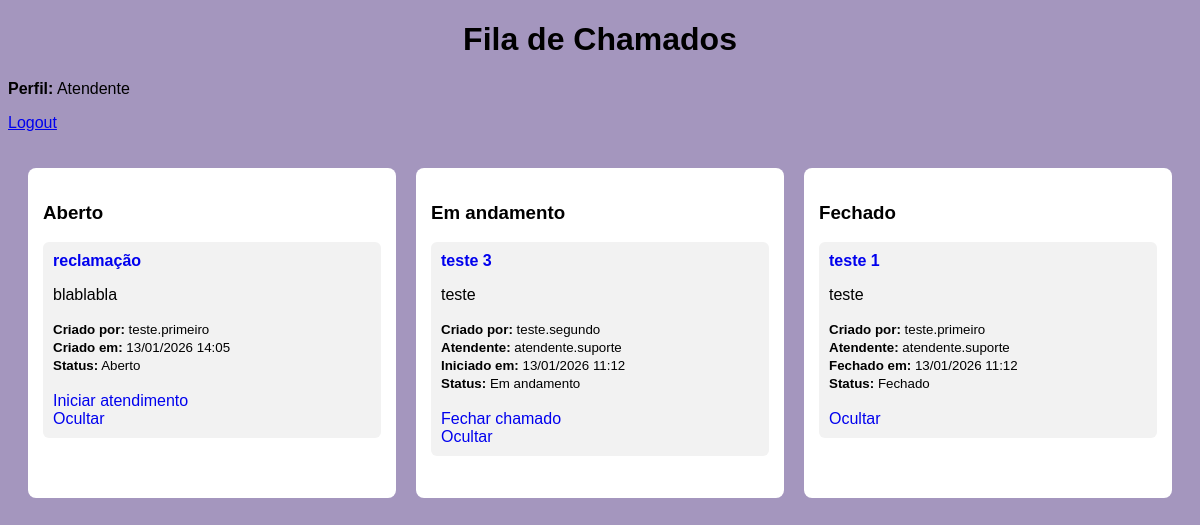
The app's page /fila (signed in), older data.
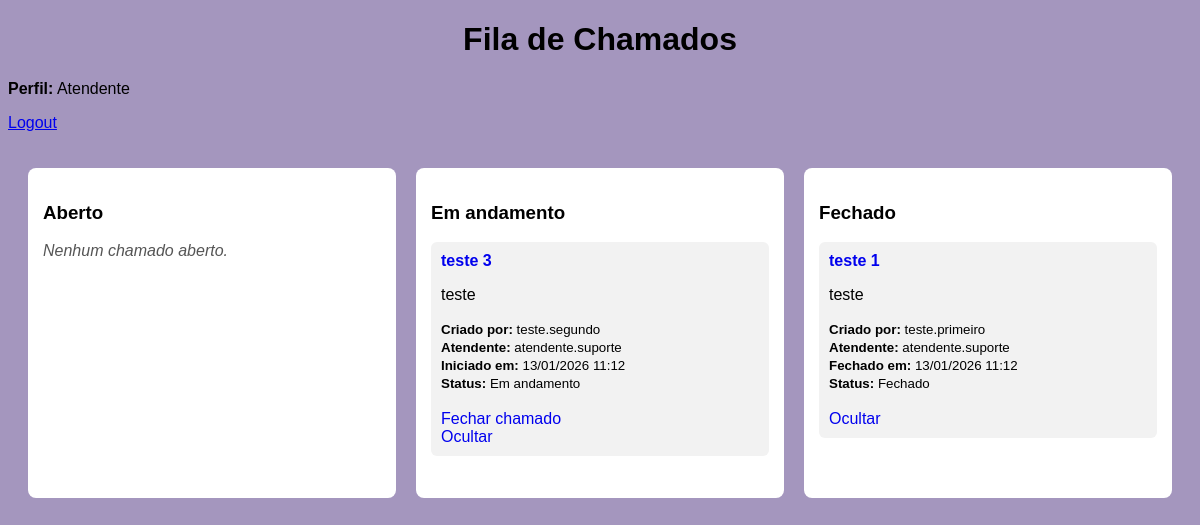
The same page, newer data.
### tables this page shows
CREATE TABLE tickets (
    id INTEGER PRIMARY KEY AUTOINCREMENT, -- ID único do chamado (auto incremento)

    titulo TEXT NOT NULL,                 -- Título do chamado
    descricao TEXT NOT NULL,              -- Descrição do problema

    status TEXT NOT NULL,                 -- Status do ticket: Aberto | Em andamento | Fechado

    user_id INTEGER NOT NULL,             -- ID do usuário que criou o chamado

    attendant_id INTEGER,                 -- ID do atendente responsável (pode ser NULL)

    created_at TEXT NOT NULL,             -- Data/hora de criação do chamado

    started_at TEXT,                      -- Data/hora de início do atendimento (pode ser NULL)
    closed_at TEXT,                       -- Data/hora de fechamento (pode ser NULL)

    is_hidden INTEGER NOT NULL,           -- 0 = visível | 1 = oculto (soft delete)

    hidden_by INTEGER,                    -- ID de quem ocultou (atendente/admin)
    hidden_at TEXT                        -- Data/hora que foi ocultado
);

CREATE TABLE users (
    id INTEGER PRIMARY KEY AUTOINCREMENT,
    username TEXT NOT NULL UNIQUE,
    email TEXT,
    senha TEXT NOT NULL,
    is_admin INTEGER NOT NULL
);

### app.py (the view)
@app.route('/fila')
def fila():
    if 'user_id' not in session:
        return redirect(url_for('login'))
    if session.get('nivel') != 1:
        return redirect(url_for('dashboard'))
    conn = get_db_connection()
    cursor = conn.cursor()
    cursor.execute("""
        SELECT
            tickets.id,
            tickets.titulo,
            tickets.descricao,
            tickets.status,
            tickets.created_at,
            tickets.started_at,
            tickets.closed_at,
            tickets.is_hidden,
            creator.username,
            attendant.username
        FROM tickets
        JOIN users AS creator ON tickets.user_id = creator.id
        LEFT JOIN users AS attendant ON tickets.attendant_id = attendant.id
        WHERE tickets.is_hidden = 0
          AND (
                tickets.status = 'Aberto'
                OR tickets.attendant_id = ?
              )
        ORDER BY tickets.id DESC
    """, (session['user_id'],))
    tickets = cursor.fetchall()
    conn.close()
    abertos = [t for t in tickets if t[3] == 'Aberto']
    andamento = [t for t in tickets if t[3] == 'Em andamento']
    fechados = [t for t in tickets if t[3] == 'Fechado']
    return render_template(
        'fila_kanban.html',
        abertos=abertos,
        andamento=andamento,
        fechados=fechados
    )

### app.py (called while the page is built)
def get_db_connection():
    conn = sqlite3.connect('database.db')
    return conn

### templates/fila_kanban.html (shortened to what this page needs)
<!DOCTYPE html>
<html lang="pt-br">
<head>
    <link rel="stylesheet" href="{{ url_for('static', filename='style.css') }}">
</head>
<body>
<h1>Fila de Chamados</h1>
{% if session.get('nivel') == 2 %}
    <p><strong>Perfil:</strong> Administrador</p>
{% else %}
    <p><strong>Perfil:</strong> Atendente</p>
{% endif %}
<p>
    <a href="{{ url_for('logout') }}">Logout</a>
</p>
<div class="kanban">
    <div class="coluna">
        <h3>Aberto</h3>
        {% for t in abertos %}
            <div class="card">
                <strong>
                    <a href="{{ url_for('ticket_detail', ticket_id=t[0]) }}">
                        {{ t[1] }}
                    </a>
                </strong>
                <p>{{ t[2] }}</p>
                <small>
                    <strong>Criado por:</strong> {{ t[8] }}<br>
                    <strong>Criado em:</strong> {{ t[4] }}<br>
                    <strong>Status:</strong> {{ t[3] }}
                </small>
                <br><br>
                <a href="{{ url_for('start_ticket', ticket_id=t[0]) }}">
                    Iniciar atendimento
                </a>
                <br>
                <a href="{{ url_for('hide_ticket', ticket_id=t[0]) }}"
                   onclick="return confirm('Deseja ocultar este chamado?');">
                    Ocultar
                </a>
            </div>
        {% else %}
            <p class="vazio">Nenhum chamado aberto.</p>
        {% endfor %}
    </div>
    <div class="coluna">
        <h3>Em andamento</h3>
        {% for t in andamento %}
            <div class="card">
                <strong>
                    <a href="{{ url_for('ticket_detail', ticket_id=t[0]) }}">
                        {{ t[1] }}
                    </a>
                </strong>
                <p>{{ t[2] }}</p>
                <small>
                    <strong>Criado por:</strong> {{ t[8] }}<br>
                    <strong>Atendente:</strong> {{ t[9] or "—" }}<br>
                    <strong>Iniciado em:</strong> {{ t[5] or "—" }}<br>
                    <strong>Status:</strong> {{ t[3] }}
                </small>
                <br><br>
                <a href="{{ url_for('close_ticket', ticket_id=t[0]) }}">
                    Fechar chamado
                </a>
                <br>
                <a href="{{ url_for('hide_ticket', ticket_id=t[0]) }}"
                   onclick="return confirm('Deseja ocultar este chamado?');">
                    Ocultar
                </a>
            </div>
        {% else %}
            <p class="vazio">Nenhum chamado em andamento.</p>
        {% endfor %}
    </div>
    <div class="coluna">
        <h3>Fechado</h3>
        {% for t in fechados %}
            <div class="card">
                <strong>
                    <a href="{{ url_for('ticket_detail', ticket_id=t[0]) }}">
                        {{ t[1] }}
                    </a>
                </strong>
                <p>{{ t[2] }}</p>
                <small>
                    <strong>Criado por:</strong> {{ t[8] }}<br>
                    <strong>Atendente:</strong> {{ t[9] or "—" }}<br>
                    <strong>Fechado em:</strong> {{ t[6] or "—" }}<br>
                    <strong>Status:</strong> {{ t[3] }}
                </small>
                <br><br>
                <a href="{{ url_for('hide_ticket', ticket_id=t[0]) }}"
                   onclick="return confirm('Deseja ocultar este chamado?');">
                    Ocultar
                </a>
            </div>
        {% else %}
            <p class="vazio">Nenhum chamado fechado.</p>
        {% endfor %}
    </div>
</div>
</body>
</html>

### static/style.css (style rules this page uses)
body { font-family: Arial, Helvetica, sans-serif; background-color: rgb(164, 150, 190); }
h1 { text-align: center; }
.kanban { display: flex; gap: 20px; padding: 20px; }
.coluna { background: #ffffff; padding: 15px; border-radius: 8px; width: 100%; min-height: 300px; }
.card { background: #f2f2f2; padding: 10px; border-radius: 6px; margin-bottom: 10px; }
.card a { text-decoration: none; }
.vazio { font-style: italic; color: #555; }

Row changes from the older to the newer data that the page shows:
no longer on this page (row edited): tickets: titulo "reclamação", descricao "blablabla", username "teste.primeiro", created_at "13/01/2026 14:05", status "Aberto"
Text that changed along with them:
text now shown: "Nenhum chamado aberto."
